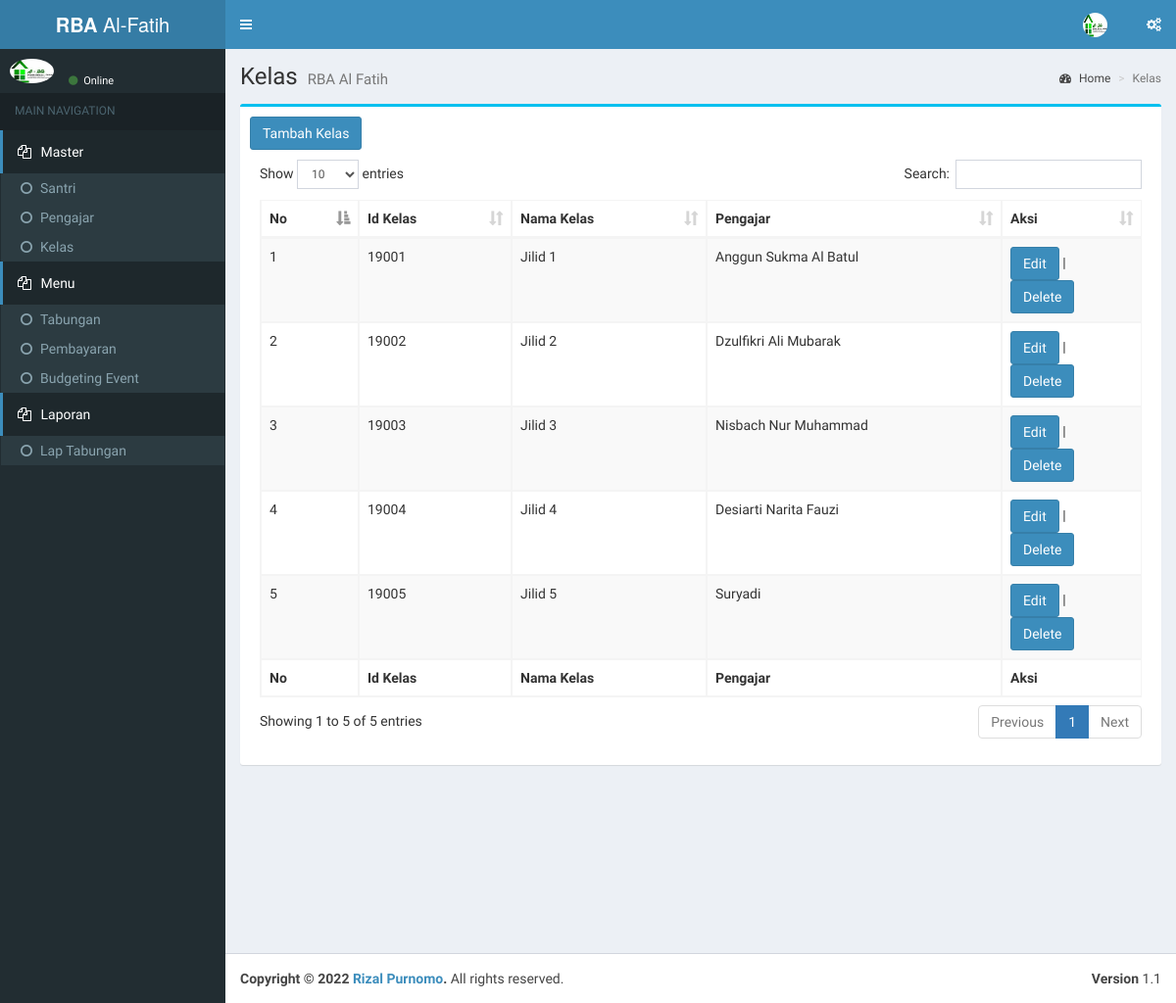
The page /index.php/kelas on the database its author committed.
### tables this page shows
CREATE TABLE `tblkelas` (
  `id` int(11) NOT NULL AUTO_INCREMENT,
  `idKelas` varchar(5) DEFAULT NULL,
  `namaKelas` varchar(50) DEFAULT NULL,
  `idUser` varchar(5) DEFAULT NULL,
  PRIMARY KEY (`id`)
);

CREATE TABLE `tbluser` (
  `id` int(11) NOT NULL AUTO_INCREMENT,
  `iduser` varchar(5) DEFAULT NULL,
  `user` varchar(20) DEFAULT NULL,
  `realname` varchar(50) DEFAULT NULL,
  `password` varchar(50) DEFAULT NULL,
  `jnsKel` varchar(5) DEFAULT NULL,
  `level` varchar(20) DEFAULT NULL,
  `foto` varchar(50) DEFAULT NULL,
  `lastLogin` datetime DEFAULT NULL,
  PRIMARY KEY (`id`)
);

### application/controllers/Kelas.php (called while the page is built, shortened)
<?php
class Kelas extends CI_Controller {
	public function __construct(){
		$this->load->model(array('kelas_model','user_model'));
    }
	public function index(){
		$data['kelas'] = $this->kelas_model->getAllKelas();
		$this->load->view('master/view_kelas',$data);
	}
}

### index.php (called while the page is built, shortened)
<?php
require_once BASEPATH.'core/CodeIgniter.php';

### application/models/Kelas_model.php (called while the page is built, shortened)
<?php
class Kelas_model extends CI_Model {
	public function getAllKelas(){
		$sql = "SELECT * FROM tblkelas a
            INNER JOIN tbluser b ON a.iduser=b.iduser";
		$qry = $this->db->query($sql);
		return $qry->result_array();
	}
}

### application/views/master/view_kelas.php (the view, shortened to what this page needs)
<div class="content-wrapper">
	<section class="content-header">
		<h1>
			Kelas
			<small>RBA Al Fatih</small>
		</h1>
		<ol class="breadcrumb">
			<li><a href="<?php echo base_url('home/dashboard');?>"><i class="fa fa-dashboard"></i> Home</a></li>
			<li class="active">Kelas</li>
		</ol>
	</section>
	<section class="content">
		<div class="row">
			<div class="col-sm-12">
				<div class="box box-info">
					<div class="box-body">
                    <a class="btn btn-large btn-primary" href="<?php echo base_url('kelas/add');?>">Tambah Kelas</a>
                    <div class="box-body table-responsive">
                      <table id="example1" class="table table-bordered table-striped">
                              <thead>
                                  <tr>
                                      <th>No</th>
                                      <th>Id Kelas</th>
                                      <th>Nama Kelas</th>
                                      <th>Pengajar</th>
                                      <th>Aksi</th>
                                  </tr>
                              </thead>
                              <tbody>
                              <?php  if(!empty($kelas)){for($a=0; $a<count($kelas); $a++){?>
                              <?php $idKelas = $kelas[$a]['idKelas']; ?>
                              <tr id="kelas<?php echo $idKelas; ?>">
                                  <td><?php echo $a+1 ?></td>
                                  <td><?php echo $idKelas ?></td>
                                  <td><?php echo $kelas[$a]['namaKelas'] ?></td>
                                  <td><?php echo $kelas[$a]['realname'] ?></td>
                                  <td width="125px">
                                      <a class="btn btn-large btn-primary"
                                          href="javascript:selectKelas('kelas<?php echo $kelas[$a]['idKelas']; ?>')">Edit</a>
                                      | <a class="btn btn-large btn-primary"
                                          href="javascript:deleteKelas('kelas<?php echo $kelas[$a]['idKelas']; ?>')">Delete</a>
                                  </td>
                              </tr>
                              <?php }} ?>
                              </tbody>
                              <tfoot>
                                  <tr>
                                    <th>No</th>
                                    <th>Id Kelas</th>
                                    <th>Nama Kelas</th>
                                    <th>Pengajar</th>
                                    <th>Aksi</th>
                                  </tr>
                              </tfoot>
                          </table>
                    </div>
					</div>
				</div>
			</div>
		</div>
	</section>
</div>

### rows shown on the page
tblkelas: idKelas "19001", namaKelas "Jilid 1", tbluser.realname "Anggun Sukma Al Batul"
tblkelas: idKelas "19002", namaKelas "Jilid 2", tbluser.realname "Dzulfikri Ali Mubarak"
tblkelas: idKelas "19003", namaKelas "Jilid 3", tbluser.realname "Nisbach Nur Muhammad"
tblkelas: idKelas "19004", namaKelas "Jilid 4", tbluser.realname "Desiarti Narita Fauzi"
tblkelas: idKelas "19005", namaKelas "Jilid 5", tbluser.realname "Suryadi"
